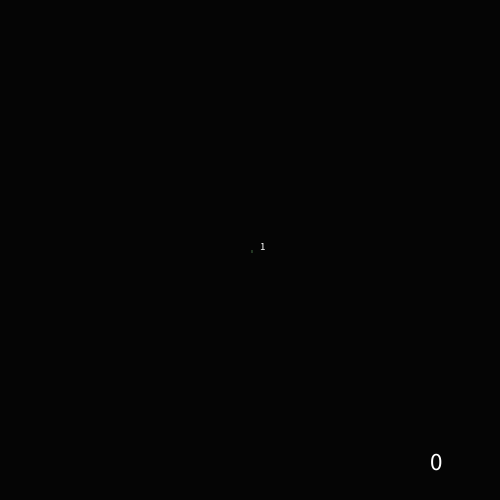
Frame 1 (no input)
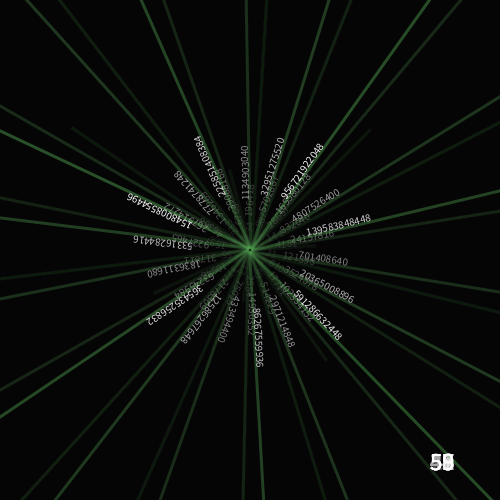
Frame 60 (the mouse pressed at the canvas centre just before this capture)
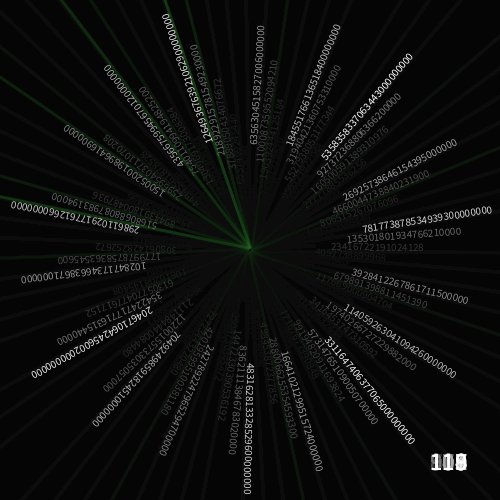
Frame 120 (the mouse held since frame 60 and released just before this capture)

The Processing sketch that drew these frames (run headless with seeded random() and noise(); from frame 60 on, the mouse is pressed at the canvas centre):

// Processing sketch: processing_115630
// ── processing_115630.pde

float diviA;
int MaxA;
float[] fibArr = new float[150];
float[] fibArrCalc = new float[150];

int count = 0;

void setup() {
  size(500, 500);
  frameRate(10);

/* Fibonacci sequence  */
  fibArr[0] = 1;
  fibArr[1] = 1;
//  MaxA = int(random(1,145));
  MaxA = 148;
for(int i=0; i<MaxA; i=i+1) { 
  fibArr[i+2] = fibArr[i] +  fibArr[i+1];
    background(5,5,5,100);
}

}

void draw() {
  
  bgclr();
  
  // Translate the origin point to the center of the screen
  translate(width/2, height/2); 
  
  strokeWeight(3);
  strokeCap(SQUARE);
  noFill();

    pushMatrix();
  stroke(155-count, 255-count, 155-count, 100);
  rotate(radians(count*-100.25));
  line(1 , 1, 1 + sqrt(fibArr[count]), 1 );
  fill(255);
  textSize(11);
  text( nf(fibArr[count],0,0) , 10+ count*0.9, 0 );
    popMatrix();


  stroke(255);
  textSize(25);  
  text( nf(count,0,0) , 180, 220 ); 
  
  count++;
  if(count >= MaxA){ count = 0;  }

}

void bgclr(){
  noStroke();
  fill(0,0,0,10);
  rect(0,0,width,height);
}

void mousePressed() {
  redraw();
}
